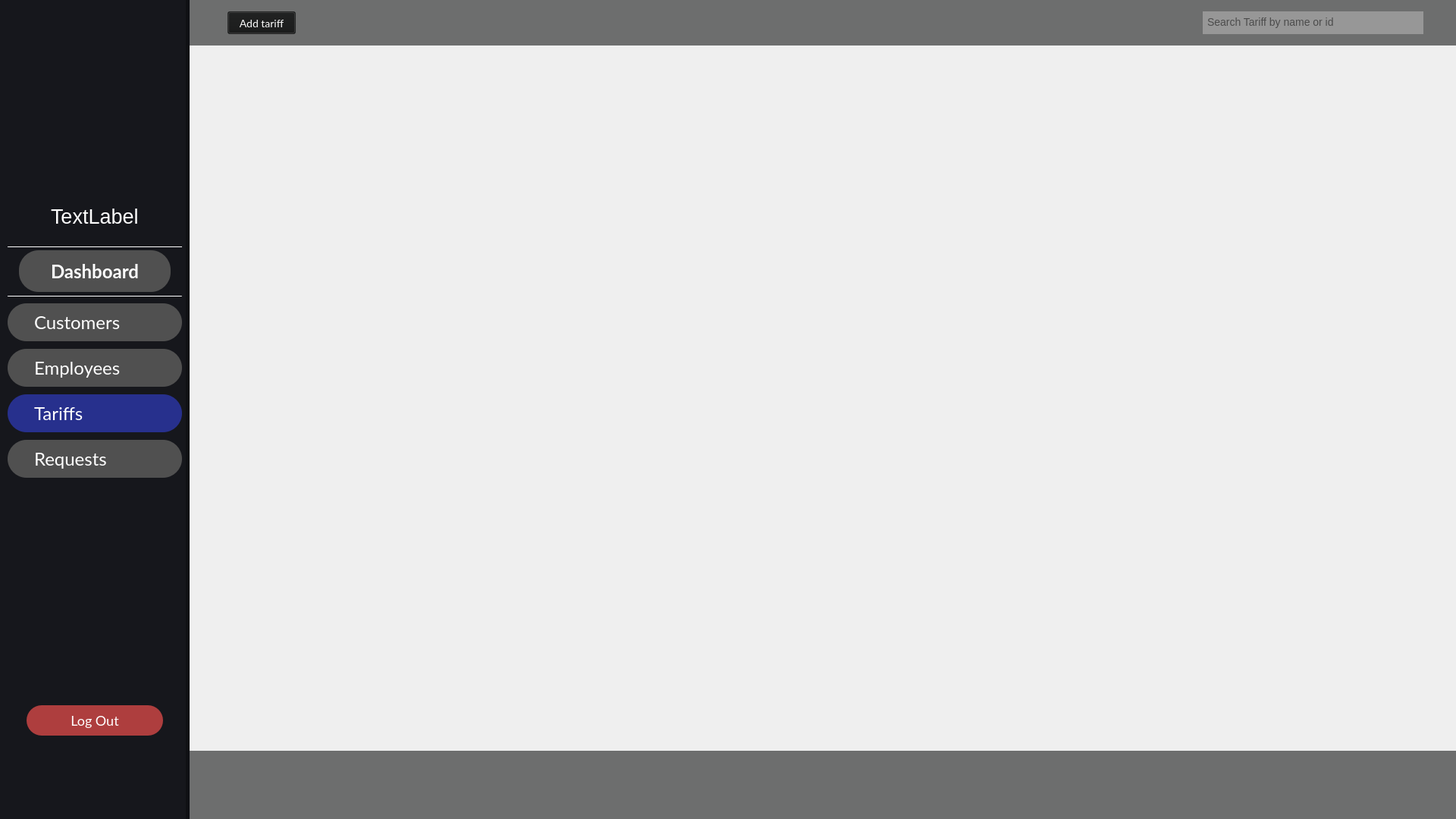
<?xml version="1.0" encoding="UTF-8"?>
<ui version="4.0">
 <class>TariffsPage</class>
 <widget class="QWidget" name="TariffsPage">
  <property name="geometry">
   <rect>
    <x>0</x>
    <y>0</y>
    <width>1920</width>
    <height>1080</height>
   </rect>
  </property>
  <property name="windowTitle">
   <string>Form</string>
  </property>
  <property name="styleSheet">
   <string notr="true"/>
  </property>
  <widget class="QWidget" name="side_bar_menu" native="true">
   <property name="geometry">
    <rect>
     <x>0</x>
     <y>0</y>
     <width>250</width>
     <height>1080</height>
    </rect>
   </property>
   <property name="sizePolicy">
    <sizepolicy hsizetype="Expanding" vsizetype="Expanding">
     <horstretch>0</horstretch>
     <verstretch>0</verstretch>
    </sizepolicy>
   </property>
   <property name="styleSheet">
    <string notr="true">border-right: 5px solid rgba(0, 0, 0, 0.3);
background-color:#16171C;</string>
   </property>
   <widget class="QLabel" name="side_menu_logo_2">
    <property name="geometry">
     <rect>
      <x>55</x>
      <y>70</y>
      <width>140</width>
      <height>140</height>
     </rect>
    </property>
    <property name="styleSheet">
     <string notr="true">background: url(&quot;./img/operator.png&quot;);
border:none;</string>
    </property>
    <property name="text">
     <string/>
    </property>
    <property name="scaledContents">
     <bool>true</bool>
    </property>
   </widget>
   <widget class="QPushButton" name="dashboard_btn">
    <property name="geometry">
     <rect>
      <x>25</x>
      <y>330</y>
      <width>200</width>
      <height>55</height>
     </rect>
    </property>
    <property name="font">
     <font>
      <family>Lato</family>
      <pointsize>-1</pointsize>
      <italic>false</italic>
      <bold>true</bold>
     </font>
    </property>
    <property name="styleSheet">
     <string notr="true">QPushButton {
    font-family: Lato;
    border: none;
    border-radius: 26px;
    background-color:rgba(80, 80, 80, 1);
    font-size: 24px;
    color: white;
    text-align: center;
}

QPushButton:hover {
    background-color: rgba(87, 91, 129, 1);
}
</string>
    </property>
    <property name="text">
     <string>Dashboard</string>
    </property>
    <property name="icon">
     <iconset>
      <normaloff>build/Desktop_Qt_6_8_2_MinGW_64_bit-Debug/img/dashboards.png</normaloff>build/Desktop_Qt_6_8_2_MinGW_64_bit-Debug/img/dashboards.png</iconset>
    </property>
    <property name="iconSize">
     <size>
      <width>30</width>
      <height>30</height>
     </size>
    </property>
    <property name="autoExclusive">
     <bool>false</bool>
    </property>
    <property name="flat">
     <bool>false</bool>
    </property>
   </widget>
   <widget class="QPushButton" name="customers_btn">
    <property name="geometry">
     <rect>
      <x>10</x>
      <y>400</y>
      <width>230</width>
      <height>50</height>
     </rect>
    </property>
    <property name="styleSheet">
     <string notr="true">QPushButton {
    font-family: Lato;
	padding-left:35px;
    border-radius: 25px;
	border:none;
    background-color:rgba(80, 80, 80, 1);
    font-size: 24px;
    color: white;
    text-align: left;
}

QPushButton:hover {
    background-color: rgba(87, 91, 129, 1);
}
</string>
    </property>
    <property name="text">
     <string>Customers</string>
    </property>
    <property name="icon">
     <iconset>
      <normaloff>build/Desktop_Qt_6_8_2_MinGW_64_bit-Debug/img/customers.png</normaloff>build/Desktop_Qt_6_8_2_MinGW_64_bit-Debug/img/customers.png</iconset>
    </property>
    <property name="iconSize">
     <size>
      <width>30</width>
      <height>30</height>
     </size>
    </property>
   </widget>
   <widget class="QLabel" name="side_menu_logo">
    <property name="geometry">
     <rect>
      <x>20</x>
      <y>830</y>
      <width>200</width>
      <height>55</height>
     </rect>
    </property>
    <property name="styleSheet">
     <string notr="true">border:none;</string>
    </property>
    <property name="text">
     <string/>
    </property>
    <property name="pixmap">
     <pixmap>img/company_name.svg</pixmap>
    </property>
    <property name="scaledContents">
     <bool>true</bool>
    </property>
   </widget>
   <widget class="QPushButton" name="employees_btn">
    <property name="geometry">
     <rect>
      <x>10</x>
      <y>460</y>
      <width>230</width>
      <height>50</height>
     </rect>
    </property>
    <property name="styleSheet">
     <string notr="true">QPushButton {
    font-family: Lato;
	padding-left:35px;
    border-radius: 25px;
	border:none;
    background-color:rgba(80, 80, 80, 1);
    font-size: 24px;
    color: white;
    text-align: left;
}

QPushButton:hover {
    background-color: rgba(87, 91, 129, 1);
}
</string>
    </property>
    <property name="text">
     <string>Employees</string>
    </property>
    <property name="icon">
     <iconset>
      <normaloff>build/Desktop_Qt_6_8_2_MinGW_64_bit-Debug/img/employee.png</normaloff>build/Desktop_Qt_6_8_2_MinGW_64_bit-Debug/img/employee.png</iconset>
    </property>
    <property name="iconSize">
     <size>
      <width>30</width>
      <height>30</height>
     </size>
    </property>
   </widget>
   <widget class="Line" name="line">
    <property name="geometry">
     <rect>
      <x>10</x>
      <y>390</y>
      <width>230</width>
      <height>1</height>
     </rect>
    </property>
    <property name="styleSheet">
     <string notr="true">background-color:white;</string>
    </property>
    <property name="orientation">
     <enum>Qt::Orientation::Horizontal</enum>
    </property>
   </widget>
   <widget class="QPushButton" name="tariffs_btn">
    <property name="geometry">
     <rect>
      <x>10</x>
      <y>520</y>
      <width>230</width>
      <height>50</height>
     </rect>
    </property>
    <property name="styleSheet">
     <string notr="true">QPushButton {
    font-family: Lato;
	padding-left:35px;
    border-radius: 25px;
	border:none;
    background-color: rgba(39, 48, 141, 1);
    font-size: 24px;
    color: white;
    text-align: left;
}

QPushButton:hover {
    background-color: rgba(87, 91, 129, 1);
}
</string>
    </property>
    <property name="text">
     <string>Tariffs</string>
    </property>
    <property name="icon">
     <iconset>
      <normaloff>build/Desktop_Qt_6_8_2_MinGW_64_bit-Debug/img/tariffs.png</normaloff>build/Desktop_Qt_6_8_2_MinGW_64_bit-Debug/img/tariffs.png</iconset>
    </property>
    <property name="iconSize">
     <size>
      <width>30</width>
      <height>30</height>
     </size>
    </property>
   </widget>
   <widget class="QPushButton" name="requests_btn">
    <property name="geometry">
     <rect>
      <x>10</x>
      <y>580</y>
      <width>230</width>
      <height>50</height>
     </rect>
    </property>
    <property name="styleSheet">
     <string notr="true">QPushButton {
    font-family: Lato;
	padding-left:35px;
    border-radius: 25px;
	border:none;
    background-color:rgba(80, 80, 80, 1);
    font-size: 24px;
    color: white;
    text-align: left;
}

QPushButton:hover {
    background-color: rgba(87, 91, 129, 1);
}
</string>
    </property>
    <property name="text">
     <string>Requests</string>
    </property>
    <property name="icon">
     <iconset>
      <normaloff>build/Desktop_Qt_6_8_2_MinGW_64_bit-Debug/img/requests.png</normaloff>build/Desktop_Qt_6_8_2_MinGW_64_bit-Debug/img/requests.png</iconset>
    </property>
    <property name="iconSize">
     <size>
      <width>30</width>
      <height>30</height>
     </size>
    </property>
   </widget>
   <widget class="QPushButton" name="log_out_btn">
    <property name="geometry">
     <rect>
      <x>35</x>
      <y>930</y>
      <width>180</width>
      <height>40</height>
     </rect>
    </property>
    <property name="styleSheet">
     <string notr="true">QPushButton {
    font-family: Lato;
	padding-left:0px;
    border-radius: 20px;
	border:none;
    background-color:rgba(174, 62, 62, 1);
    font-size: 18px;
    color: white;
    text-align: center;
}

QPushButton:hover {
    background-color: rgba(87, 91, 129, 1);
}
</string>
    </property>
    <property name="text">
     <string>Log Out</string>
    </property>
    <property name="iconSize">
     <size>
      <width>30</width>
      <height>30</height>
     </size>
    </property>
   </widget>
   <widget class="QLabel" name="name_label">
    <property name="geometry">
     <rect>
      <x>50</x>
      <y>270</y>
      <width>150</width>
      <height>30</height>
     </rect>
    </property>
    <property name="font">
     <font>
      <pointsize>20</pointsize>
     </font>
    </property>
    <property name="styleSheet">
     <string notr="true">border:none;
color:white;
padding-left:10px;
text-align:center;</string>
    </property>
    <property name="text">
     <string>TextLabel</string>
    </property>
   </widget>
   <zorder>dashboard_btn</zorder>
   <zorder>customers_btn</zorder>
   <zorder>side_menu_logo</zorder>
   <zorder>employees_btn</zorder>
   <zorder>side_menu_logo_2</zorder>
   <zorder>line</zorder>
   <zorder>tariffs_btn</zorder>
   <zorder>requests_btn</zorder>
   <zorder>log_out_btn</zorder>
   <zorder>name_label</zorder>
  </widget>
  <widget class="Line" name="line_2">
   <property name="geometry">
    <rect>
     <x>10</x>
     <y>325</y>
     <width>230</width>
     <height>1</height>
    </rect>
   </property>
   <property name="styleSheet">
    <string notr="true">background-color:white;</string>
   </property>
   <property name="orientation">
    <enum>Qt::Orientation::Horizontal</enum>
   </property>
  </widget>
  <widget class="QWidget" name="widget" native="true">
   <property name="geometry">
    <rect>
     <x>250</x>
     <y>0</y>
     <width>1670</width>
     <height>60</height>
    </rect>
   </property>
   <property name="styleSheet">
    <string notr="true">background-color:rgba(22, 23, 23, 0.6);</string>
   </property>
   <widget class="QLineEdit" name="lineEdit">
    <property name="geometry">
     <rect>
      <x>1336</x>
      <y>15</y>
      <width>291</width>
      <height>30</height>
     </rect>
    </property>
    <property name="styleSheet">
     <string notr="true">font-size:14px;
color:black;
text-align:left;
padding-left:4px;
padding-bottom:2px;
border:none;
background-color:rgb(151, 151, 151);</string>
    </property>
    <property name="placeholderText">
     <string>Search Tariff by name or id</string>
    </property>
   </widget>
   <widget class="QPushButton" name="add_tariff_btn">
    <property name="geometry">
     <rect>
      <x>50</x>
      <y>15</y>
      <width>90</width>
      <height>30</height>
     </rect>
    </property>
    <property name="styleSheet">
     <string notr="true">font-family:Lato;
font-size:14px;
color:white;</string>
    </property>
    <property name="text">
     <string>Add tariff</string>
    </property>
   </widget>
  </widget>
  <widget class="QFrame" name="frame">
   <property name="geometry">
    <rect>
     <x>250</x>
     <y>990</y>
     <width>1671</width>
     <height>91</height>
    </rect>
   </property>
   <property name="styleSheet">
    <string notr="true">border:none;
background-color:rgba(22, 23, 23, 0.6);</string>
   </property>
   <property name="frameShape">
    <enum>QFrame::Shape::StyledPanel</enum>
   </property>
   <property name="frameShadow">
    <enum>QFrame::Shadow::Raised</enum>
   </property>
  </widget>
  <widget class="QWidget" name="gridLayoutWidget">
   <property name="geometry">
    <rect>
     <x>249</x>
     <y>-1</y>
     <width>1671</width>
     <height>1031</height>
    </rect>
   </property>
   <layout class="QGridLayout" name="gridLayout"/>
  </widget>
  <zorder>side_bar_menu</zorder>
  <zorder>line_2</zorder>
  <zorder>gridLayoutWidget</zorder>
  <zorder>widget</zorder>
  <zorder>frame</zorder>
 </widget>
 <resources/>
 <connections/>
</ui>
